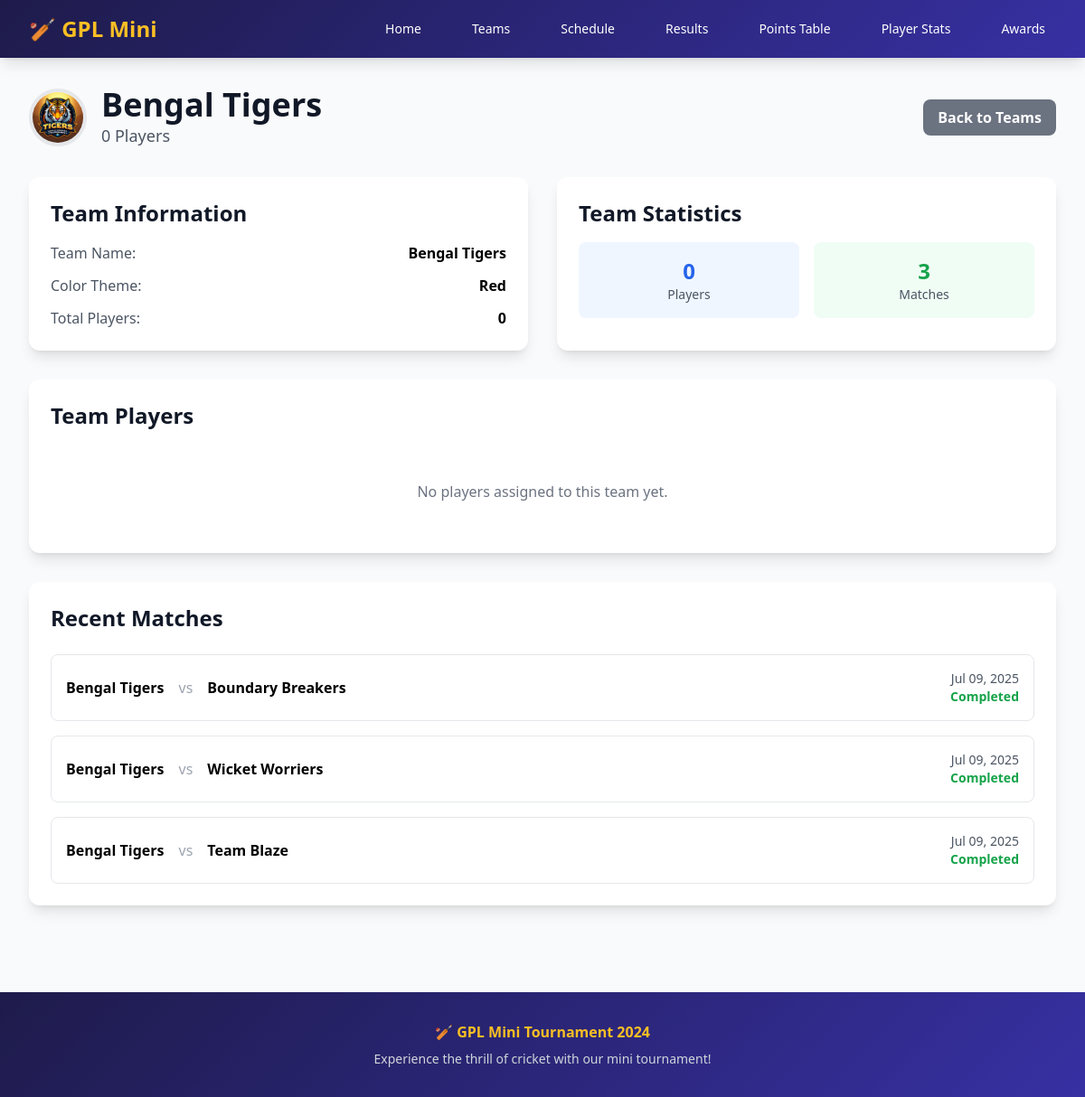
Page /teams/5/ on the earlier database version.
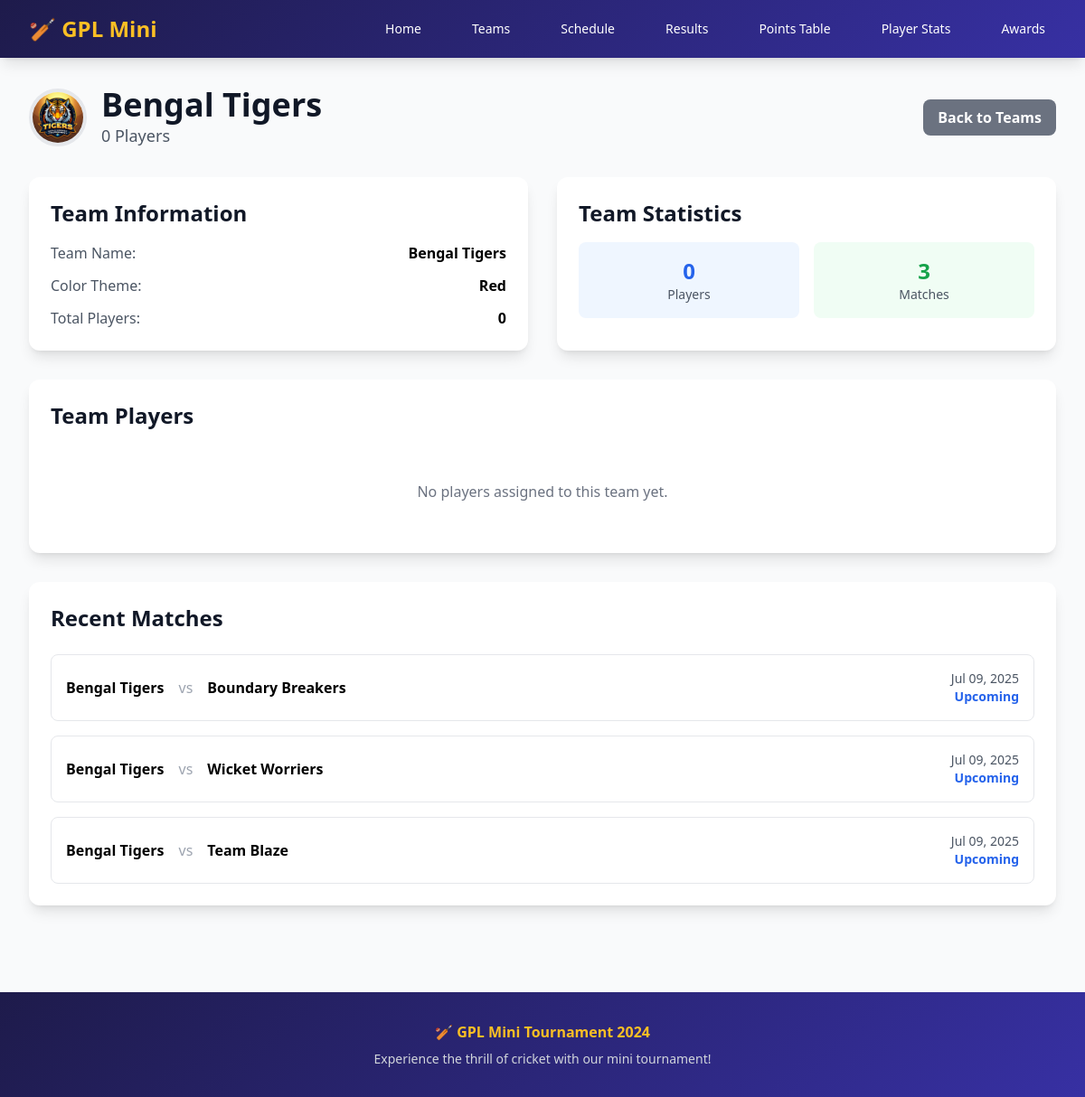
Same page on the later database version.
### matches/models.py (models this page shows, shortened)
class Match(models.Model):
    STATUS_CHOICES = [
        ('upcoming', 'Upcoming'),
        ('completed', 'Completed'),
    ]
    team1 = models.ForeignKey(Team, on_delete=models.CASCADE, related_name='team1_matches')
    team2 = models.ForeignKey(Team, on_delete=models.CASCADE, related_name='team2_matches')
    date = models.DateField()
    result = models.CharField(max_length=100, blank=True)
    status = models.CharField(max_length=10, choices=STATUS_CHOICES, default='upcoming')
    team1_score = models.PositiveIntegerField(null=True, blank=True)
    team2_score = models.PositiveIntegerField(null=True, blank=True)
    overs_per_innings = models.PositiveIntegerField(default=5)
    player_of_match = models.ForeignKey(Player, on_delete=models.SET_NULL, null=True, blank=True, related_name='pom_matches')

### teams/models.py (models this page shows, shortened)
class Team(models.Model):
    name = models.CharField(max_length=100)
    logo = models.ImageField(upload_to='team_logos/')
    color_theme = models.CharField(max_length=20)

### teams/views.py (the view)
# urls.py: path('<int:team_id>/', views.team_detail, name='team_detail'),
def team_detail(request, team_id):
    team = get_object_or_404(Team, id=team_id)
    players = team.players.all()
    return render(request, 'teams/team_detail.html', {'team': team, 'players': players})

### templates/teams/team_detail.html (shortened to what the changed rows need)
{% extends 'base.html' %}
{% block content %}
<div class="mb-8">
    <div class="flex items-center justify-between">
        <div class="flex items-center space-x-4">
            <div>
                <h1 class="text-4xl font-bold text-gray-900">{{ team.name }}</h1>
            </div>
        </div>
    </div>
</div>
<div class="grid grid-cols-1 lg:grid-cols-2 gap-8">
    <div class="bg-white rounded-xl shadow-lg p-6">
        <h2 class="text-2xl font-bold text-gray-900 mb-4">Team Information</h2>
    </div>
    <div class="bg-white rounded-xl shadow-lg p-6">
        <h2 class="text-2xl font-bold text-gray-900 mb-4">Team Statistics</h2>
    </div>
</div>
<div class="mt-8 bg-white rounded-xl shadow-lg p-6">
    <h2 class="text-2xl font-bold text-gray-900 mb-6">Team Players</h2>
</div>
<div class="mt-8 bg-white rounded-xl shadow-lg p-6">
    <h2 class="text-2xl font-bold text-gray-900 mb-6">Recent Matches</h2>
    {% with team_matches=team.team1_matches.all|slice:":5" %}
    {% if team_matches %}
        <div class="space-y-4">
            {% for match in team_matches %}
            <div class="border border-gray-200 rounded-lg p-4">
                <div class="flex items-center justify-between">
                    <div class="flex items-center space-x-4">
                        <span class="font-semibold">{{ match.team1.name }}</span>
                        <span class="text-gray-400">vs</span>
                        <span class="font-semibold">{{ match.team2.name }}</span>
                    </div>
                    <div class="text-right">
                        <div class="text-sm text-gray-600">{{ match.date|date:"M d, Y" }}</div>
                        <div class="text-sm font-semibold {% if match.status == 'completed' %}text-green-600{% else %}text-blue-600{% endif %}">
                            {{ match.get_status_display }}
                        </div>
                    </div>
                </div>
            </div>
            {% endfor %}
        </div>
    {% else %}
        <p class="text-gray-500 text-center py-8">No matches played yet.</p>
    {% endif %}
    {% endwith %}
</div>
{% endblock %}

Differences in the rows shown:
changed Match "Boundary Breakers": status "Completed" → "Upcoming"
changed Match "Wicket Worriers": status "Completed" → "Upcoming"
changed Match "Team Blaze": status "Completed" → "Upcoming"
